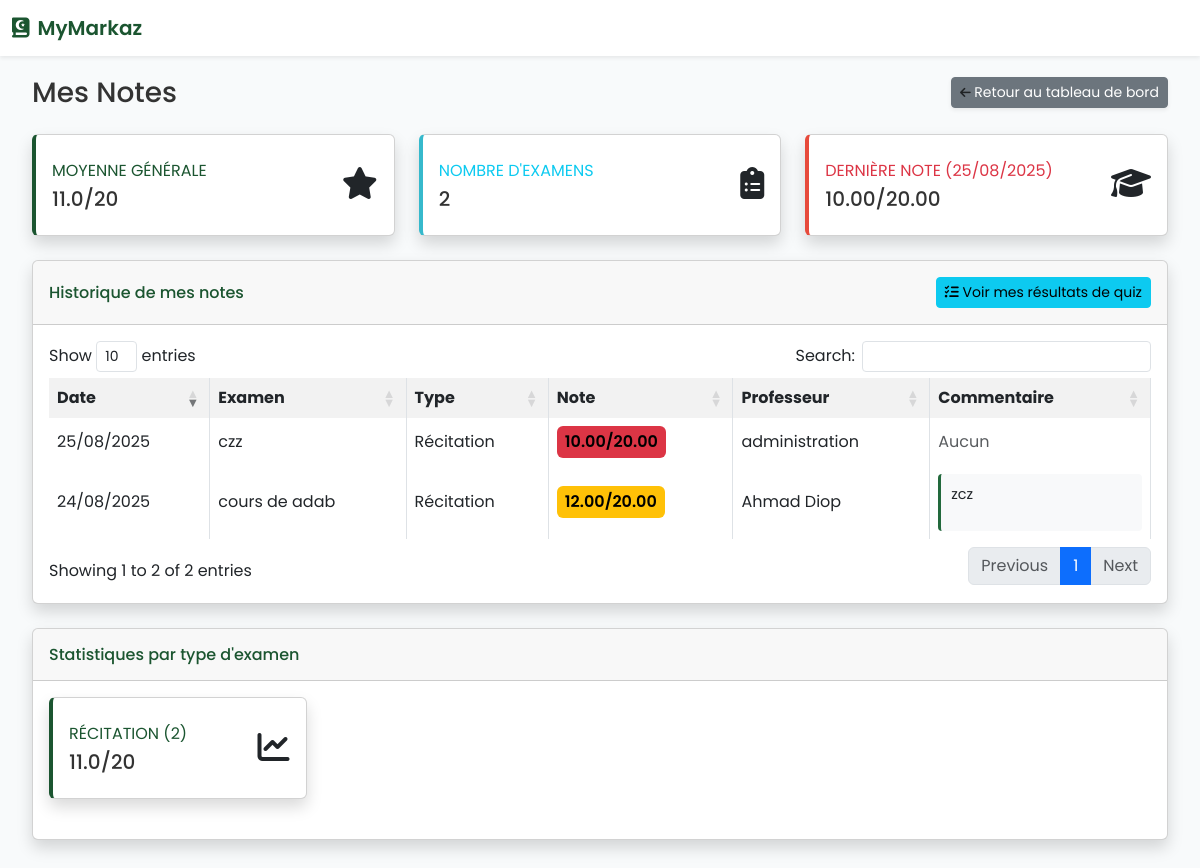
The app's page /notes/mes-notes/ (signed in) with its own data.
### ecole_app/models.py (models this page shows, shortened)
class NoteExamen(models.Model):
    TYPE_EXAMEN_CHOICES = [
        ('recitation', 'Récitation'),
        ('ecriture', 'Écriture'),
        ('tajwid', 'Tajwid'),
        ('comprehension', 'Compréhension'),
        ('quiz', 'Quiz en ligne'),
        ('autre', 'Autre'),
    ]
    eleve = models.ForeignKey('Eleve', on_delete=models.CASCADE, related_name='notes_examens')
    professeur = models.ForeignKey(Professeur, on_delete=models.CASCADE, related_name='notes_donnees')
    classe = models.ForeignKey(Classe, on_delete=models.CASCADE, related_name='notes_examens')
    titre = models.CharField(max_length=200, help_text="Titre de l'examen (ex: Examen Sourate Al-Fatiha)")
    type_examen = models.CharField(max_length=20, choices=TYPE_EXAMEN_CHOICES, default='recitation')
    sourate_concernee = models.CharField(max_length=100, blank=True, null=True, help_text="Sourate concernée par l'examen")
    note = models.DecimalField(max_digits=4, decimal_places=2, help_text="Note sur 20")
    note_max = models.DecimalField(max_digits=4, decimal_places=2, default=20, help_text="Note maximale")
    date_examen = models.DateField(help_text="Date de l'examen")
    commentaire = models.TextField(blank=True, help_text="Commentaires du professeur")
    date_creation = models.DateTimeField(auto_now_add=True)
    date_modification = models.DateTimeField(auto_now=True)
    @property
    def pourcentage(self):
        if self.note_max > 0:
            return round((self.note / self.note_max) * 100, 1)
        return 0
    @property
    def couleur_badge(self):
        pourcentage = self.pourcentage
        if pourcentage >= 80:
            return "success"
        elif pourcentage >= 60:
            return "warning"
        else:
            return "danger"
    class Meta:
        verbose_name = "Note d'examen"
        verbose_name_plural = "Notes d'examen"
        ordering = ['-date_examen', '-date_creation']

class Professeur(models.Model):
    composantes = models.ManyToManyField(Composante, related_name='professeurs', blank=True, help_text="Composantes où enseigne ce professeur")
    user = models.OneToOneField(User, on_delete=models.CASCADE, null=True, blank=True, related_name='professeur')
    nom = models.CharField(max_length=100)
    email = models.EmailField(blank=True, null=True)
    telephone = models.CharField(max_length=20, blank=True, null=True)
    mot_de_passe_en_clair = models.CharField(max_length=100, blank=True, null=True, help_text="Mot de passe en clair (non sécurisé)")
    indemnisation = models.DecimalField(max_digits=10, decimal_places=2, default=0.0, help_text="Indemnisation mensuelle")
    date_creation = models.DateTimeField(auto_now_add=True)
    class Meta:
        verbose_name = "Professeur"
        verbose_name_plural = "Professeurs"

### ecole_app/views_notes.py (the view)
# urls.py: path('notes/mes-notes/', views_notes.mes_notes, name='mes_notes'),
@login_required
def mes_notes(request):
    if not hasattr(request.user, 'eleve'):
        messages.error(request, "Accès réservé aux élèves.")
        return redirect('dashboard')
    eleve = request.user.eleve
    notes = NoteExamen.objects.filter(
        eleve=eleve
    ).select_related('professeur', 'classe').order_by('-date_examen', '-date_creation')
    stats = {
        'total_notes': notes.count(),
        'moyenne_generale': notes.aggregate(Avg('note'))['note__avg'] or 0,
        'notes_par_type': {},
        'derniere_note': notes.first() if notes.exists() else None
    }
    for type_code, type_nom in NoteExamen.TYPE_EXAMEN_CHOICES:
        notes_type = notes.filter(type_examen=type_code)
        if notes_type.exists():
            stats['notes_par_type'][type_nom] = {
                'count': notes_type.count(),
                'moyenne': notes_type.aggregate(Avg('note'))['note__avg'] or 0
            }
    context = {
        'eleve': eleve,
        'notes': notes[:10],  # Les 10 dernières notes
        'stats': stats,
    }
    return render(request, 'ecole_app/notes/mes_notes_eleve.html', context)

### ecole_app/context_processors.py (called while the page is built)
def site_name(request):
    return {
        'site_name': SiteConfig.get_site_name()
    }

### ecole_app/models.py (called while the page is built)
    @classmethod
    def get_site_name(cls):
        site_config = cls.objects.filter(key='site_name').first()
        return site_config.value if site_config else 'École Markaz'

### ecole_app/templates/ecole_app/notes/mes_notes_eleve.html (shortened to what this page needs)
{% extends 'ecole_app/base_simple.html' %}
{% block content %}
<div class="container-fluid">
    <div class="d-sm-flex align-items-center justify-content-between mb-4">
        <h1 class="h3 mb-0 text-gray-800">Mes Notes</h1>
        <a href="{% url 'dashboard_eleve' %}" class="d-none d-sm-inline-block btn btn-sm btn-secondary shadow-sm">
             Retour au tableau de bord
        </a>
    </div>
    <div class="row">
        <div class="col-xl-4 col-md-6 mb-4">
            <div class="card border-left-primary shadow h-100 py-2">
                <div class="card-body">
                    <div class="row no-gutters align-items-center">
                        <div class="col mr-2">
                            <div class="text-xs font-weight-bold text-primary text-uppercase mb-1">
                                Moyenne générale
                            </div>
                            <div class="h5 mb-0 font-weight-bold text-gray-800">{{ stats.moyenne_generale|floatformat:1 }}/20</div>
                        </div>
                        <div class="col-auto">
                            <i class="fas fa-star fa-2x text-gray-300"></i>
                        </div>
                    </div>
                </div>
            </div>
        </div>
        <div class="col-xl-4 col-md-6 mb-4">
            <div class="card border-left-info shadow h-100 py-2">
                <div class="card-body">
                    <div class="row no-gutters align-items-center">
                        <div class="col mr-2">
                            <div class="text-xs font-weight-bold text-info text-uppercase mb-1">
                                Nombre d'examens
                            </div>
                            <div class="h5 mb-0 font-weight-bold text-gray-800">{{ stats.total_notes }}</div>
                        </div>
                        <div class="col-auto">
                            <i class="fas fa-clipboard-list fa-2x text-gray-300"></i>
                        </div>
                    </div>
                </div>
            </div>
        </div>
        {% if stats.derniere_note %}
        <div class="col-xl-4 col-md-6 mb-4">
            <div class="card border-left-{{ stats.derniere_note.couleur_badge }} shadow h-100 py-2">
                <div class="card-body">
                    <div class="row no-gutters align-items-center">
                        <div class="col mr-2">
                            <div class="text-xs font-weight-bold text-{{ stats.derniere_note.couleur_badge }} text-uppercase mb-1">
                                Dernière note ({{ stats.derniere_note.date_examen|date:"d/m/Y" }})
                            </div>
                            <div class="h5 mb-0 font-weight-bold text-gray-800">
                                {{ stats.derniere_note.note }}/{{ stats.derniere_note.note_max }}
                            </div>
                        </div>
                        <div class="col-auto">
                            <i class="fas fa-graduation-cap fa-2x text-gray-300"></i>
                        </div>
                    </div>
                </div>
            </div>
        </div>
        {% endif %}
    </div>
    <div class="card shadow mb-4">
        <div class="card-header py-3 d-flex flex-row align-items-center justify-content-between">
            <h6 class="m-0 font-weight-bold text-primary">Historique de mes notes</h6>
            <a href="{% url 'historique_quiz_eleve' %}" class="btn btn-sm btn-info">
                <i class="fas fa-tasks"></i> Voir mes résultats de quiz
            </a>
        </div>
        <div class="card-body">
            {% if notes %}
            <div class="table-responsive">
                <table class="table table-bordered" id="dataTable" width="100%" cellspacing="0">
                    <thead>
                        <tr>
                            <th>Date</th>
                            <th>Examen</th>
                            <th>Type</th>
                            <th>Note</th>
                            <th>Professeur</th>
                            <th>Commentaire</th>
                        </tr>
                    </thead>
                    <tbody>
                        {% for note in notes %}
                        <tr>
                            <td>{{ note.date_examen|date:"d/m/Y" }}</td>
                            <td>{{ note.titre }}</td>
                            <td>{{ note.get_type_examen_display }}</td>
                            <td>
                                <span class="badge bg-{{ note.couleur_badge }} p-2 text-dark">
                                    {{ note.note }}/{{ note.note_max }}
                                </span>
                            </td>
                            <td>{{ note.professeur.nom }}</td>
                            <td>
                                {% if note.commentaire %}
                                <div class="commentaire-direct">
                                    {{ note.commentaire|linebreaks }}
                                </div>
                                {% else %}
                                <span class="text-muted">Aucun</span>
                                {% endif %}
                            </td>
                        </tr>
                        {% endfor %}
                    </tbody>
                </table>
            </div>
            {% else %}
            <div class="text-center py-4">
                <p class="text-muted">Aucune note n'a été enregistrée pour le moment.</p>
            </div>
            {% endif %}
        </div>
    </div>
    {% if stats.notes_par_type %}
    <div class="card shadow mb-4">
        <div class="card-header py-3">
            <h6 class="m-0 font-weight-bold text-primary">Statistiques par type d'examen</h6>
        </div>
        <div class="card-body">
            <div class="row">
                {% for type_nom, type_stats in stats.notes_par_type.items %}
                <div class="col-xl-3 col-md-6 mb-4">
                    <div class="card border-left-primary shadow h-100 py-2">
                        <div class="card-body">
                            <div class="row no-gutters align-items-center">
                                <div class="col mr-2">
                                    <div class="text-xs font-weight-bold text-primary text-uppercase mb-1">
                                        {{ type_nom }} ({{ type_stats.count }})
                                    </div>
                                    <div class="h5 mb-0 font-weight-bold text-gray-800">{{ type_stats.moyenne|floatformat:1 }}/20</div>
                                </div>
                                <div class="col-auto">
                                    <i class="fas fa-chart-line fa-2x text-gray-300"></i>
                                </div>
                            </div>
                        </div>
                    </div>
                </div>
                {% endfor %}
            </div>
        </div>
    </div>
    {% endif %}
</div>
{% endblock %}

### ecole_app/static/ecole_app/css/custom-styles.css (style rules this page uses)
.text-gray-800 { color: #333333 !important; }

### ecole_app/templates/ecole_app/base_simple.html (style rules this page uses)
:root { --primary-green: #1b5530; --light-green: #22693c; --yellow-accent: #ffce4b; --text-light: #ffffff; --bg-light: #f8fafb; }
body { font-family: 'Poppins', sans-serif; background-color: var(--bg-light); }
.text-primary { color: var(--primary-green) !important; }
.border-left-primary { border-left: 4px solid var(--primary-green); }
.border-left-info { border-left: 4px solid #36b9cc; }
.border-left-danger { border-left: 4px solid #e74a3b; }

### ecole_app/templates/ecole_app/notes/mes_notes_eleve.html (style rules this page uses)
.commentaire-direct { background-color: #f8f9fa; border-left: 3px solid #22693c; padding: 10px; border-radius: 4px; max-height: 150px; overflow-y: auto; font-size: 0.9rem; }
.badge { font-size: 1rem; font-weight: 600; color: #000 !important; }
.table th { background-color: #f2f2f2; }
.table td { vertical-align: middle; }

### records on screen
NoteExamen: derniere_note.date_examen "25/08/2025", derniere_note.note "10.00", derniere_note.note_max "20.00", date_examen "25/08/2025", titre "czz", type_examen "Récitation", note "10.00", note_max "20.00", professeur.nom "administration", commentaire "Aucun"
NoteExamen: date_examen "24/08/2025", titre "cours de adab", type_examen "Récitation", note "12.00", note_max "20.00", professeur.nom "Ahmad Diop", commentaire "zcz"

### other values on screen
{{ stats.moyenne_generale|floatformat:1 }} "11.0"
{{ stats.total_notes }} "2"
{{ type_nom }} "RÉCITATION"
{{ type_stats.count }} "2"
{{ type_stats.moyenne|floatformat:1 }} "11.0"
